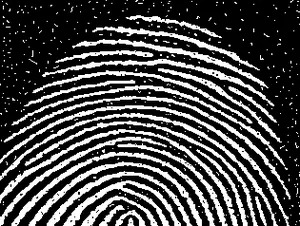
#> input picture fnoise.jpg, 300 x 226 px
$ python closeing.py
#> lines starting #> are read from the running program, lines starting #| are printed output that depends on the picture; after the words box and inside, x2 and y2 are one past the last pixel; in counts of white or black regions, pixels touching at a corner belong together
# -*- coding: utf-8 -*-
"""
Created on Sun Oct 15 22:59:14 2023

@author: Admin
"""


import cv2
import numpy as np
import matplotlib.pyplot as plt


#img=cv2.imread("bitwc.png",0)

img=cv2.imread("fnoise.jpg",0)
#> img is the input picture: shape (226, 300); min 0, max 255, mean 73.9


# binarize the image
binr = cv2.threshold(img, 0, 255, cv2.THRESH_BINARY+cv2.THRESH_OTSU)[1]
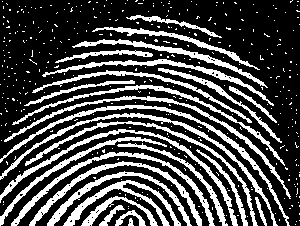
#> binr: shape (226, 300); 29% white; 391 white regions (364 under 20 px), largest, box (x1, y1, x2, y2) and area: (0, 105, 290, 226) 1294, (0, 129, 238, 226) 1242, (0, 113, 278, 226) 1230

# define the kernel
kernel = np.ones((3, 3), np.uint8)
print(kernel)

# invert the image
invert = cv2.bitwise_not(binr)


closeing = cv2.morphologyEx(invert, cv2.MORPH_CLOSE, kernel)
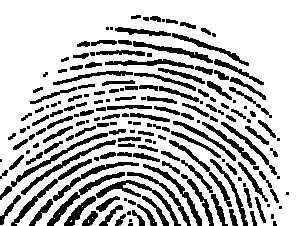
#> closeing: shape (226, 300); 75.1% white; 181 black regions (44 under 20 px), largest, box (x1, y1, x2, y2) and area: (96, 180, 181, 226) 546, (0, 133, 108, 200) 534, (47, 172, 125, 226) 526
cv2.imshow("orignal",img)

cv2.imshow("invert", invert)
cv2.imshow("closing", closeing)


cv2.waitKey(0)
cv2.destroyAllWindows()

$ run again, with bitwc.png saved as fnoise.jpg
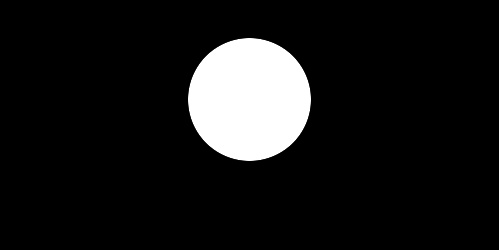
#> input picture bitwc.png, 499 x 250 px
#> img is the input picture: shape (250, 499); min 0, max 255, mean 24.2
#> binr: shape (250, 499); 9.5% white; 1 white region, box (x1, y1, x2, y2) and area: (188, 38, 311, 161) 11799
#> `invert = cv2.bitwise_not(binr)`:
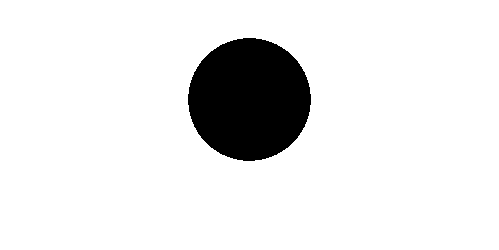
#> invert: shape (250, 499); 90.5% white; 1 black region, box (x1, y1, x2, y2) and area: (188, 38, 311, 161) 11799
